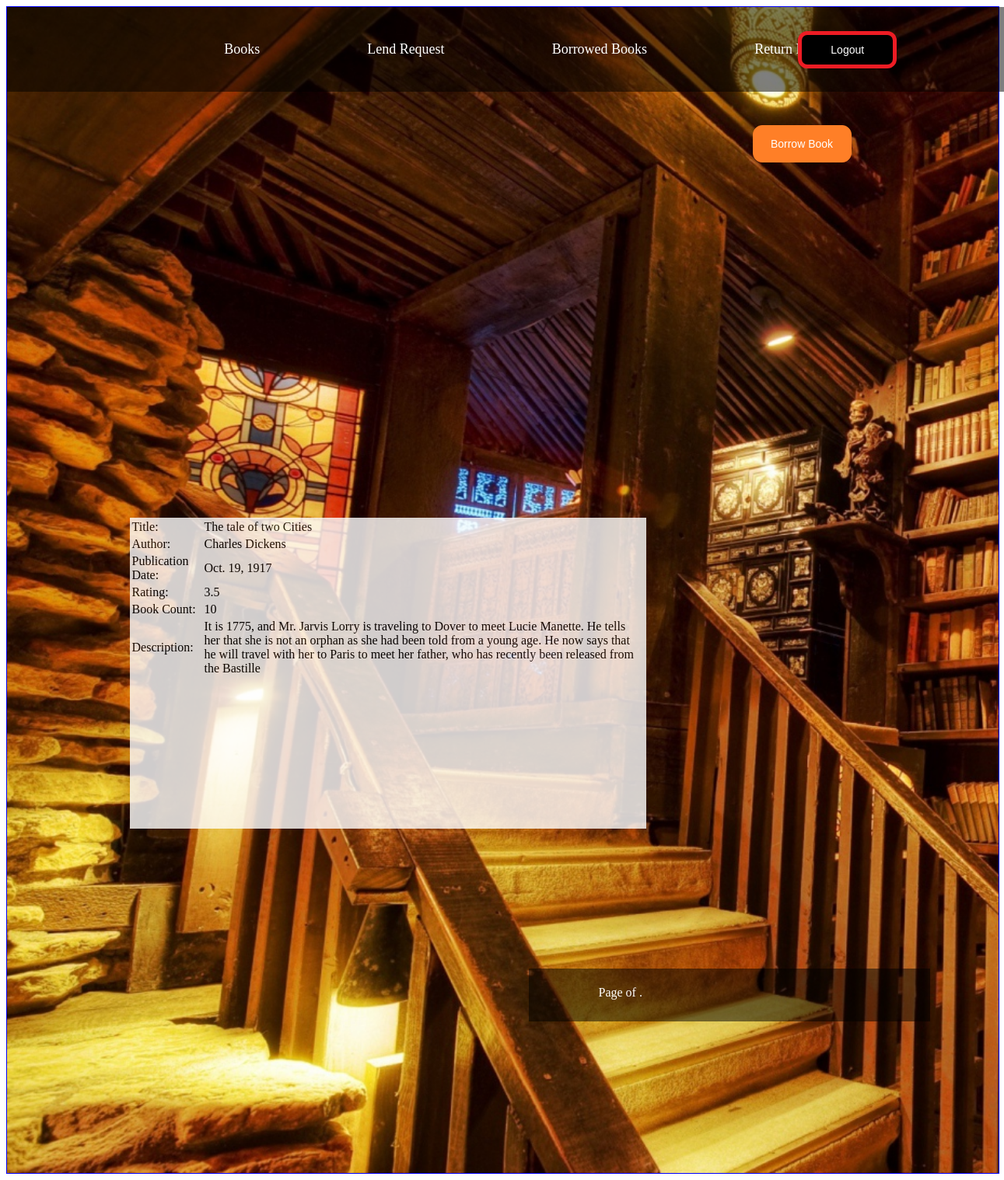
Page /user_lend/1 on the committed database.
### library/models.py (models this page shows, shortened)
class Books(models.Model):
    title = models.CharField(max_length = 100)
    author = models.ManyToManyField(Author)
    publication_date = models.DateField()
    description = models.TextField(max_length = 500)
    rating = models.FloatField()
    book_count = models.IntegerField(null=True)

class Author(models.Model):
    first_name = models.CharField(max_length=100)
    last_name = models.CharField(max_length=100)
    age = models.IntegerField(null=True)
    place_of_birth = models.CharField(max_length=100, null=True)
    author_photo = models.ImageField(null=True)

### library/views.py (the view)
# urls.py: url(r'^user_lend/(?P<books_id>\d+)$',views.user_lend, name='user_lend'),
def user_lend(request,books_id):
    id = books_id
    books = Books.objects.get(pk=id)
    photos = Photos.objects.filter(book_id=id)
    return render(request,
        'library/user_lend.html',
        {
        'books':books,
        'photos':photos,
        }
        )

### library/templates/library/user_lend.html (shortened to what this page needs)
{% extends "library/user.html" %}
{% block title %} Lend Book {% endblock %} {% block content %}
<div class="create-book-area">
    <form method="get" action="{% url 'borrowing_sucessfull' books.id %}">
        <input class="button" value="Borrow Book" type="submit" >
    </form>
</div>
<div class="content-area">
    <div class="bookarea">
        <div class="picture_area">
        </div>
        <div class="text_areas">
            <table>
                <tr>
                    <td> Title: </td>
                    <td> {{books.title}} </td>
                </tr>
                <tr>
                    <td> Author: </td>
                    {%for author in books.author.all%}
                        <td> {{author.first_name}} {{author.last_name}} </td>
                    {%endfor%}
                </tr>
                <tr>
                    <td> Publication Date: </td>
                    <td> {{books.publication_date}} </td>
                </tr>
                <tr>
                    <td> Rating: </td>
                    <td> {{books.rating}} </td>
                </tr>
                <tr>
                    <td> Book Count: </td>
                    <td> {{books.book_count}} </td>
                </tr>
                <tr>
                    <td> Description: </td>
                    <td> {{books.description}} </td>
                </tr>
            </table>
        </div>
    </div>
             <div class="page_title">
            <div class="pagination">
               <span class="step-links">
               <span class="current">
                     Page {{ books_info.number }} of {{ books_info.paginator.num_pages }}.
               </span>
               </span>
           </div>
       </div>
</div>
{% endblock %}

### library/static/library/userindex.css (style rules this page uses)
tr { height: 1px; }
td { height: 100%; }
.create-book-area { padding:0px 0px 0px 0px; margin:46px 0px 0px 850px; }
.button { background-color: #FF7F27; border: 1px solid #FF7F27; color: white; height: 48px; width: 127px; text-align: center; cursor: pointer; margin-top: -3px; margin-left: -49px; padding: 0px 0px 0px 0px; font-size:14px; border-radius: 12px; }
.content-area { padding:0px 0px 0px 0px; margin:60px 0px 0px 0px; height:900px; width:943px; float:left; margin-right: 1%; margin-bottom: 0.5em; }
.picture_area { padding:0px 0px 0px 0px; margin:0px 0px 0px 0px; height:278px; width:800px; float:left; margin-right: 2%; margin-bottom: 0.5em; }
.text_areas { padding:0px 0px 0px 0px; margin:111px 0px 0px 0px; height:400px; width:664px; float:left; background-color: white; opacity:0.8; color:black; }
.bookarea { padding:0px 0px 0px 0px; margin:0px 0px 0px 0px; height:477px; width:222px; float:left; margin-right: 1%; margin-bottom: 0.5em; }
.page_title { padding:22px 0px 0px 90px; margin:977px 0px 0px 513px; height:46px; width:426px; background: grey; background-color: rgba(0, 0, 0, 0.5); }

### rows in the picture
Books: title "The tale of two Cities", publication_date "Oct. 19, 1917", rating "3.5", book_count "10", description "It is 1775, and Mr. Jarvis Lorry is traveling to Dover to meet Lucie Manette. He tells her that she is not an orphan as she had been told from a young age. He now says that he will travel with her to Paris to meet her father, who has recently been released from the Bastille"
Author: first_name "Charles", last_name "Dickens"
